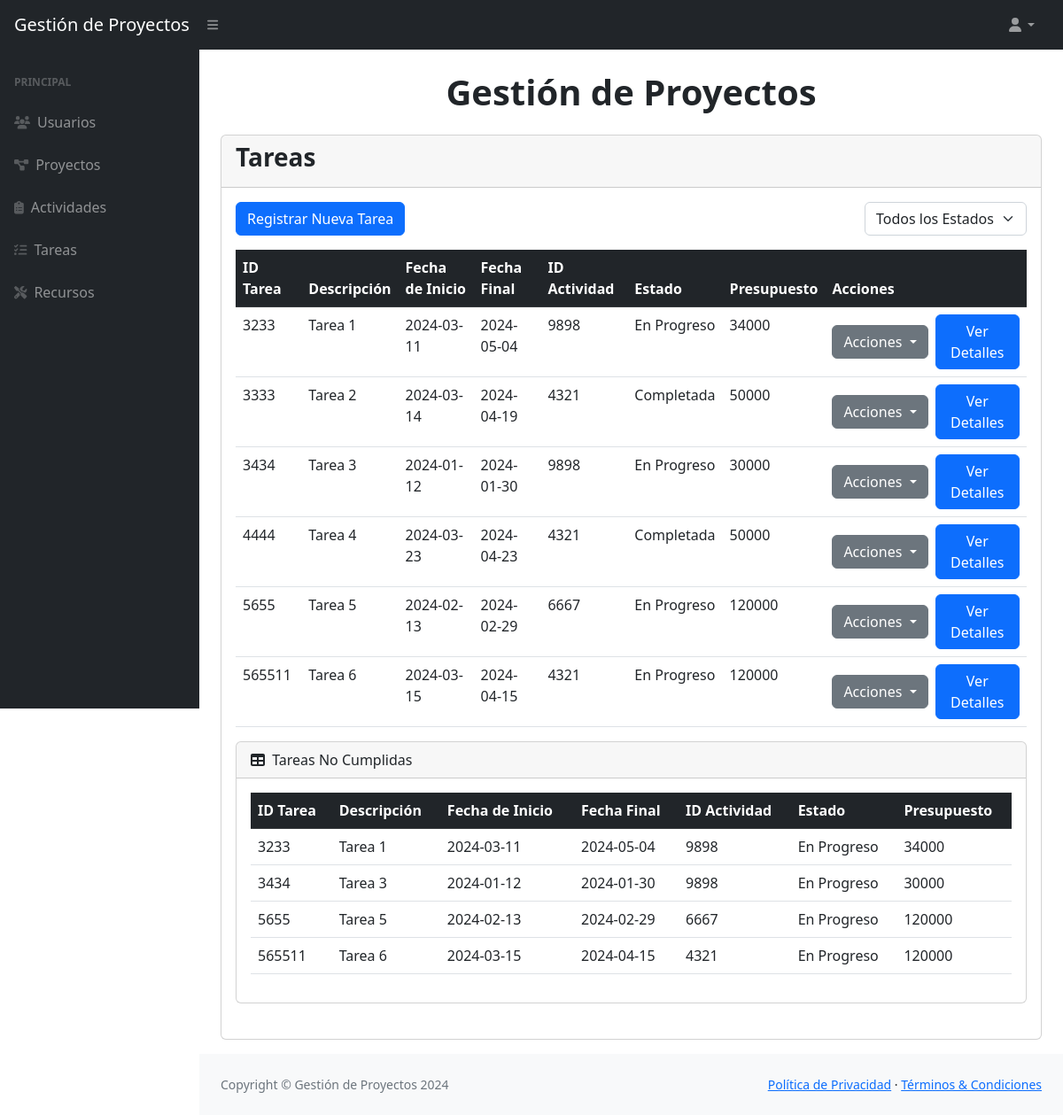
Screenshot of /views/dashboardTask.php (signed in) with the database file from the repository.
### tables this page shows
CREATE TABLE `tareas` (
  `id_tarea` int(11) NOT NULL,
  `descripcion` text DEFAULT NULL,
  `fecha_inicio` date DEFAULT NULL,
  `fecha_final` date DEFAULT NULL,
  `id_actividad` int(11) DEFAULT NULL,
  `estado` text DEFAULT NULL,
  `presupuesto` decimal(10,0) DEFAULT NULL
);

### views/dashboardTask.php (the view, shortened to what this page needs)
<?php
include '../db_conexion.php';
$queryNoCumplidas = "SELECT * FROM tareas WHERE fecha_final < CURDATE() AND estado != 'Completada'";
$stmtNoCumplidas = $pdo->prepare($queryNoCumplidas);
$stmtNoCumplidas->execute();
$tareasNoCumplidas = $stmtNoCumplidas->fetchAll(PDO::FETCH_ASSOC);
?>
<!DOCTYPE html>
<html lang="es">
<head>
    <link href="https://cdn.jsdelivr.net/npm/simple-datatables@7.1.2/dist/style.min.css" rel="stylesheet" />
    <link href="../css/styles.css" rel="stylesheet" />
</head>
<body class="sb-nav-fixed">
    <nav class="sb-topnav navbar navbar-expand navbar-dark bg-dark">
        <a class="navbar-brand ps-3" href="index.html">Gestión de Proyectos</a>
        <button class="btn btn-link btn-sm order-1 order-lg-0 me-4 me-lg-0" id="sidebarToggle" href="#!"><i
                class="fas fa-bars"></i></button>
        <ul class="navbar-nav ms-auto ms-md-0 me-3 me-lg-4">
            <li class="nav-item dropdown">
                <a class="nav-link dropdown-toggle" id="navbarDropdown" href="#" role="button" data-bs-toggle="dropdown"
                    aria-expanded="false"><i class="fas fa-user fa-fw"></i></a>
            </li>
        </ul>
    </nav>
    <div id="layoutSidenav">
        <div id="layoutSidenav_nav">
            <nav class="sb-sidenav accordion sb-sidenav-dark" id="sidenavAccordion">
                <div class="sb-sidenav-menu">
                    <div class="nav">
                        <div class="sb-sidenav-menu-heading">Principal</div>
                        <a class="nav-link" href="../views/dashboardUser.php">
                            <div class="sb-nav-link-icon"><i class="fas fa-users"></i></div>
                            Usuarios
                        </a>
                        <a class="nav-link" href="../views/dashboardProject.php">
                            <div class="sb-nav-link-icon"><i class="fas fa-project-diagram"></i></div>
                            Proyectos
                        </a>
                        <a class="nav-link" href="../views/dashboardActivity.php">
                            <div class="sb-nav-link-icon"><i class="fas fa-clipboard-list"></i></div>
                            Actividades
                        </a>
                        <a class="nav-link" href="../views/dashboardTask.php">
                            <div class="sb-nav-link-icon"><i class="fas fa-tasks"></i></div>
                            Tareas
                        </a>
                        <a class="nav-link" href="../views/dashboardResource.php">
                            <div class="sb-nav-link-icon"><i class="fas fa-tools"></i></div>
                            Recursos
                        </a>
                    </div>
                </div>
            </nav>
        </div>
        <div id="layoutSidenav_content">
            <main>
                <div class="container-fluid px-4">
                    <br>
                    <h1 class="mb-4 text-center fw-bold">Gestión de Proyectos</h1>
                    <div class="card mb-3">
                        <div class="card-header">
                            <h2 class="fw-bold h3">Tareas</h2>
                        </div>
                        <div class="card-body">
                            <div class="d-flex justify-content-between mb-3">
                                <a href="createTaskForm.php" class="btn btn-primary">Registrar Nueva Tarea</a>
                                <form action="" method="GET">
                                    <div class="input-group">
                                        <select class="form-select" name="filtro_estado" onchange="this.form.submit()">
                                            <option value="">Todos los Estados</option>
                                        </select>
                                    </div>
                                </form>
                            </div>
                            <div class="table-responsive" style="overflow: visible;">
                                <table class="table">
                                    <thead class="table-dark">
                                        <tr>
                                            <th>ID Tarea</th>
                                            <th>Descripción</th>
                                            <th>Fecha de Inicio</th>
                                            <th>Fecha Final</th>
                                            <th>ID Actividad</th>
                                            <th>Estado</th>
                                            <th>Presupuesto</th>
                                            <th>Acciones</th>
                                        </tr>
                                    </thead>
                                    <tbody>
                                        <?php
                                        include '../db_conexion.php';
                                        $filtro_estado = isset($_GET['filtro_estado']) ? $_GET['filtro_estado'] : '';
                                        $query = "SELECT * FROM tareas";
                                        if (!empty($filtro_estado)) {
                                            $query .= " WHERE estado = :estado";
                                            $stmt = $pdo->prepare($query);
                                            $stmt->bindParam(':estado', $filtro_estado);
                                        } else {
                                            $stmt = $pdo->query($query);
                                        }
                                        $stmt->execute();
                                        while ($row = $stmt->fetch(PDO::FETCH_ASSOC)) {
                                            echo "<tr>";
                                            echo "<td>" . htmlspecialchars($row['id_tarea']) . "</td>";
                                            echo "<td>" . htmlspecialchars($row['descripcion']) . "</td>";
                                            echo "<td>" . htmlspecialchars($row['fecha_inicio']) . "</td>";
                                            echo "<td>" . htmlspecialchars($row['fecha_final']) . "</td>";
                                            echo "<td>" . htmlspecialchars($row['id_actividad']) . "</td>";
                                            echo "<td>" . htmlspecialchars($row['estado']) . "</td>";
                                            echo "<td>" . htmlspecialchars($row['presupuesto']) . "</td>";
                                            echo "<td class='d-flex align-items-center'>
                <div class='dropdown'>
                    <button class='btn btn-secondary dropdown-toggle' type='button' id='dropdownMenuButton" . $row['id_tarea'] . "' data-bs-toggle='dropdown' aria-expanded='false'>
                        Acciones
                    </button>
                    <ul class='dropdown-menu' aria-labelledby='dropdownMenuButton" . $row['id_tarea'] . "'>
                        <li><a class='dropdown-item' href='updateTaskForm.php?id=" . $row['id_tarea'] . "'>Actualizar</a></li>
                        <li><a class='dropdown-item' href='assignResourceTask.php?id=" . $row['id_tarea'] . "'>Asignar Recurso</a></li>
                        <li><a class='dropdown-item' href='assignPersonTask.php?id=" . $row['id_tarea'] . "'>Asignar Personal</a></li>
                    </ul>
                </div>
                <a class='btn btn-primary ms-2' href='TaskDetails.php?id=" . $row['id_tarea'] . "'>Ver Detalles</a>
              </td>";
                                            echo "</tr>";
                                        }
                                        ?>
                                    </tbody>
                                </table>
                            </div>
                            <div class="card mb-4">
                                <div class="card-header">
                                    <i class="fas fa-table me-1"></i>
                                    Tareas No Cumplidas
                                </div>
                                <div class="card-body">
                                    <div class="table-responsive">
                                        <table class="table">
                                            <thead class="table-dark">
                                                <tr>
                                                    <th>ID Tarea</th>
                                                    <th>Descripción</th>
                                                    <th>Fecha de Inicio</th>
                                                    <th>Fecha Final</th>
                                                    <th>ID Actividad</th>
                                                    <th>Estado</th>
                                                    <th>Presupuesto</th>
                                                </tr>
                                            </thead>
                                            <tbody>
                                                <?php if (count($tareasNoCumplidas) > 0): ?>
                                                    <?php foreach ($tareasNoCumplidas as $tarea): ?>
                                                        <tr>
                                                            <td><?php echo htmlspecialchars($tarea['id_tarea']); ?></td>
                                                            <td><?php echo htmlspecialchars($tarea['descripcion']); ?></td>
                                                            <td><?php echo htmlspecialchars($tarea['fecha_inicio']); ?></td>
                                                            <td><?php echo htmlspecialchars($tarea['fecha_final']); ?></td>
                                                            <td><?php echo htmlspecialchars($tarea['id_actividad']); ?></td>
                                                            <td><?php echo htmlspecialchars($tarea['estado']); ?></td>
                                                            <td><?php echo htmlspecialchars($tarea['presupuesto']); ?></td>
                                                        </tr>
                                                    <?php endforeach; ?>
                                                <?php else: ?>
                                                    <tr>
                                                        <td colspan="7" class="text-center">No hay tareas no cumplidas.</td>
                                                    </tr>
                                                <?php endif; ?>
                                            </tbody>
                                        </table>
                                    </div>
                                </div>
                            </div>
                        </div>
                    </div>
                </div>
            </main>
            <footer class="py-4 bg-light mt-auto">
                <div class="container-fluid px-4">
                    <div class="d-flex align-items-center justify-content-between small">
                        <div class="text-muted">Copyright &copy; Gestión de Proyectos 2024</div>
                        <div>
                            <a href="#">Política de Privacidad</a>
                            &middot;
                            <a href="#">Términos & Condiciones</a>
                        </div>
                    </div>
            </footer>
        </div>
    </div>
</body>
</html>

### rows the page displays
tareas: id_tarea "3233", descripcion "Tarea 1", fecha_inicio "2024-03-11", fecha_final "2024-05-04", id_actividad "9898", estado "En Progreso", presupuesto "34000"
tareas: id_tarea "3333", descripcion "Tarea 2", fecha_inicio "2024-03-14", fecha_final "2024-04-19", id_actividad "4321", estado "Completada", presupuesto "50000"
tareas: id_tarea "3434", descripcion "Tarea 3", fecha_inicio "2024-01-12", fecha_final "2024-01-30", id_actividad "9898", estado "En Progreso", presupuesto "30000"
tareas: id_tarea "4444", descripcion "Tarea 4", fecha_inicio "2024-03-23", fecha_final "2024-04-23", id_actividad "4321", estado "Completada", presupuesto "50000"
tareas: id_tarea "5655", descripcion "Tarea 5", fecha_inicio "2024-02-13", fecha_final "2024-02-29", id_actividad "6667", estado "En Progreso", presupuesto "120000"
tareas: id_tarea "565511", descripcion "Tarea 6", fecha_inicio "2024-03-15", fecha_final "2024-04-15", id_actividad "4321", estado "En Progreso", presupuesto "120000"
